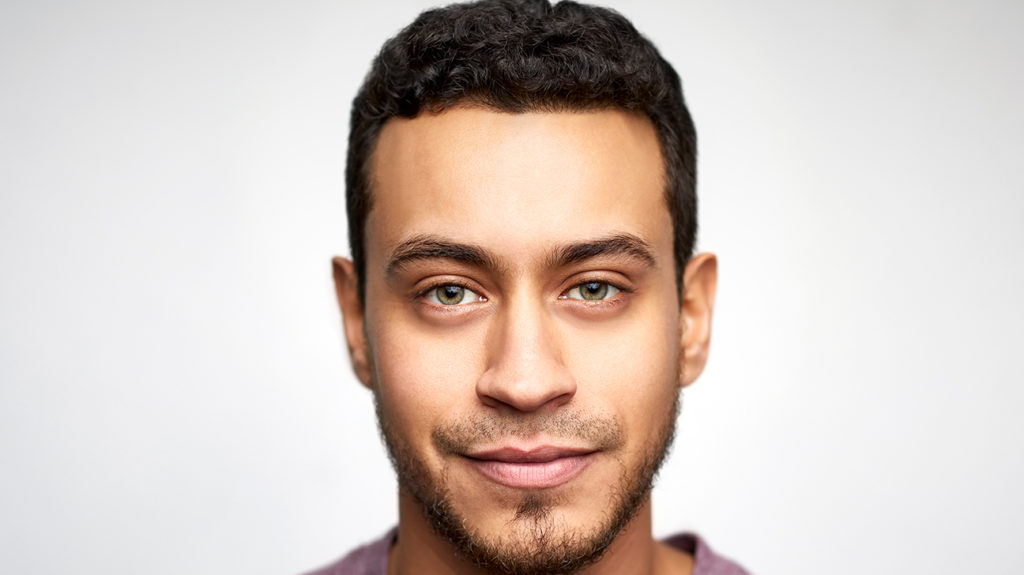
#> input picture Snapchat_Filters/CowBoy/test.jpg, 1024 x 575 px
$ python Code.py   (older library calls are emulated)
#> lines starting #> are read from the running program, lines starting #| are printed output that depends on the picture; pictures that were not available may be replaced by others from this repository, and a replacement may not be noted
from PIL import Image

img_path=input("Enter your image path here:")  #ex -> r'C:\Users\xyz\assets\p1.jpg'
#> the answer given: ../../CowBoy/test.jpg
img = Image.open(img_path)
#> img is the input picture: PIL image 1024x575 RGB; mean R, G, B 212.8, 200.1, 193.4

img = img.resize((900, 900), Image.ANTIALIAS)
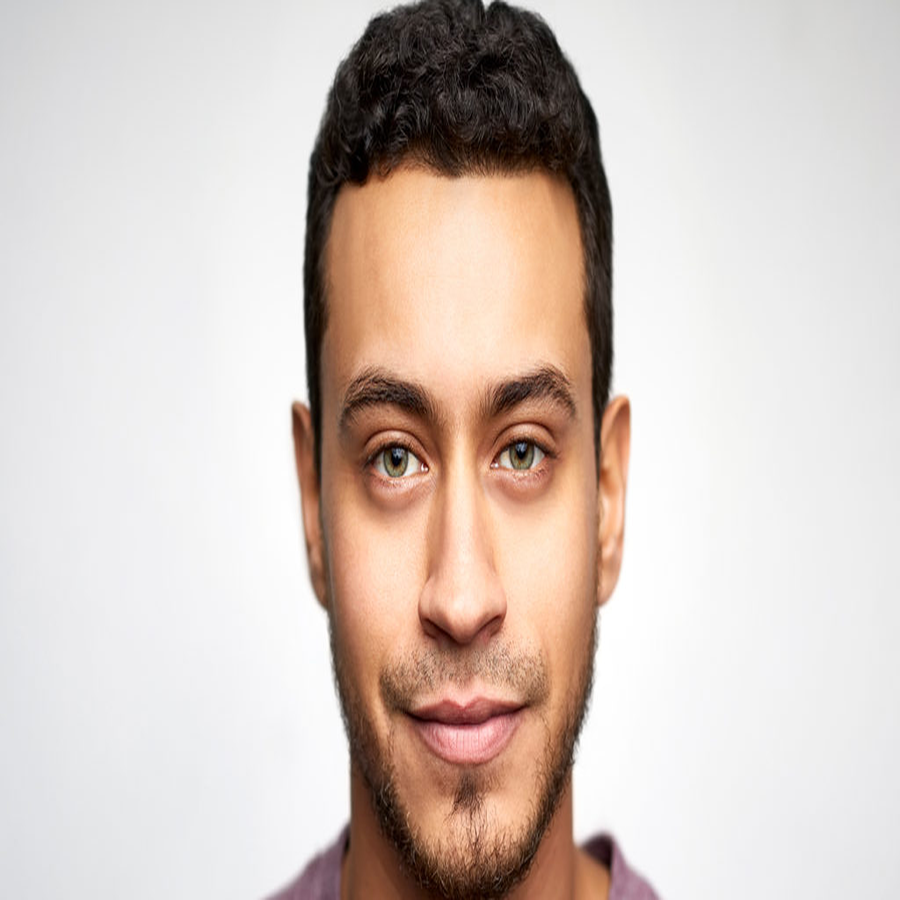
#> img: PIL image 900x900 RGB; mean R, G, B 212.8, 200.1, 193.4
img.save('resized_image.jpg')
#img.show()

filename1 =  'resized_image.jpg'

filename='rakshabandhan.png'

# Open Front Image
frontImage = Image.open(filename)

# Open Background Image
background = Image.open(filename1)

# Convert image to RGBA
frontImage = frontImage.convert("RGBA")

# Convert image to RGBA
background = background.convert("RGBA")
#> background: PIL image 900x900 RGBA


# Calculate width to be at the center
width = (background.width - frontImage.width) // 2
#> width = -62

# Calculate height to be at the center
height = (background.height - frontImage.height) // 2
#> height = 162

# Paste the frontImage at (width, height)
background.paste(frontImage, (width, height), frontImage)
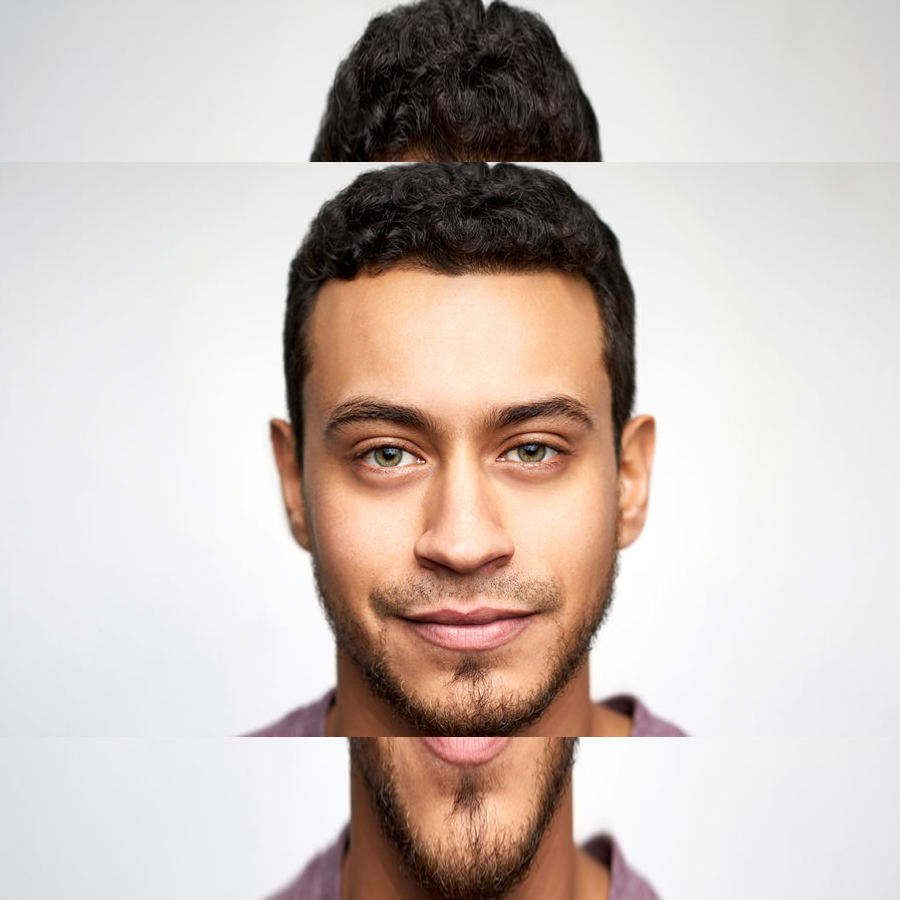
#> background: PIL image 900x900 RGBA; mean R, G, B, A 204.7, 192.6, 186.6, 255

# Save this image
background.save("Rakshabandhan Filter Image.png", format="png")
background.show()

$ run again, on Snapchat_Filters/Festive-Filters/Holi Festival Filter/holi.png
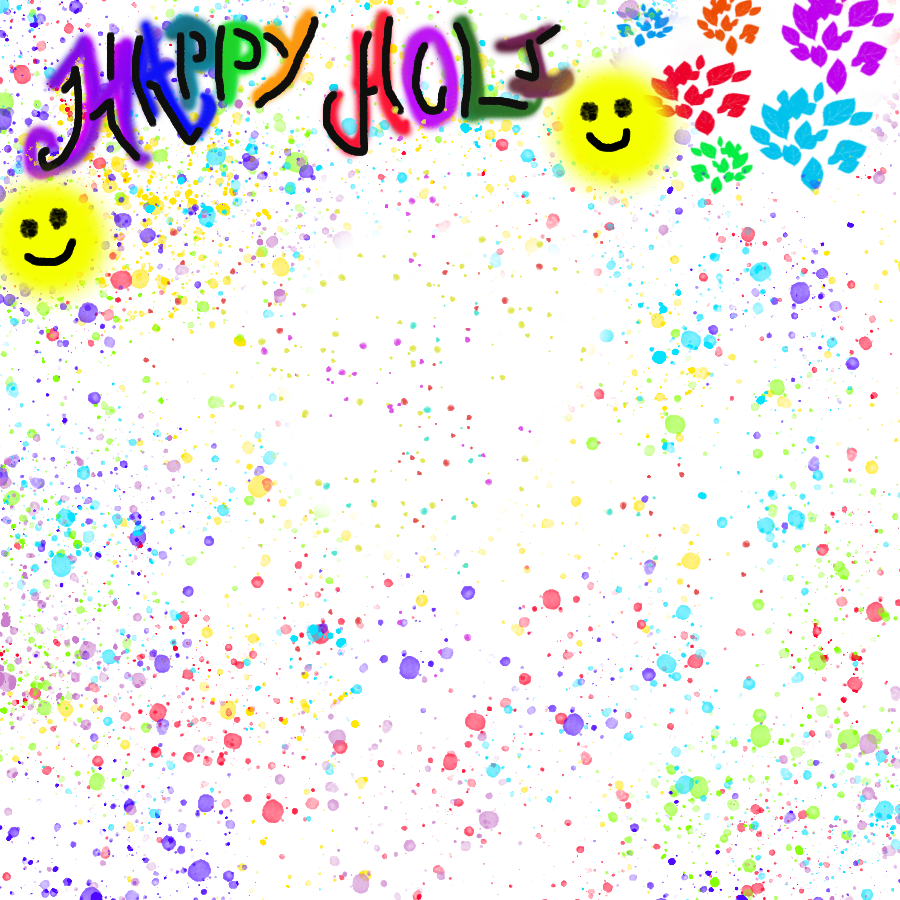
#> input picture Snapchat_Filters/Festive-Filters/Holi Festival Filter/holi.png, 900 x 900 px
#> img is the input picture: PIL image 900x900 RGBA; mean R, G, B, A 175.6, 133, 153.6, 41.4
#> `background = Image.open(filename1)`:
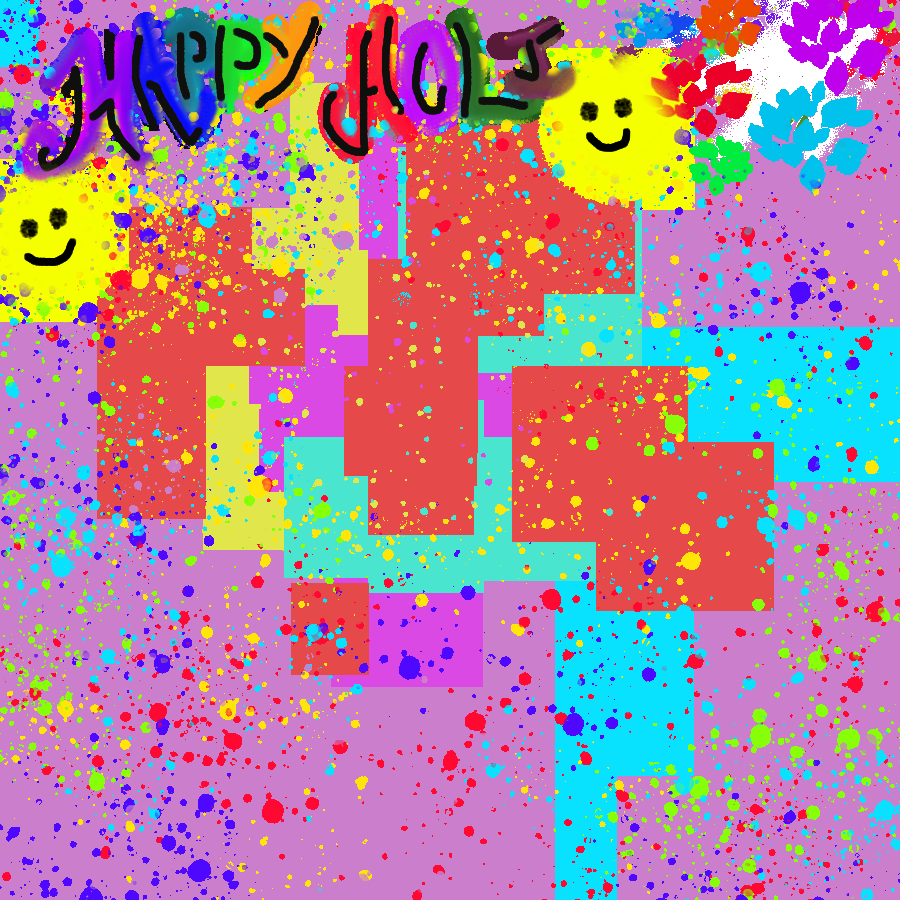
#> background: PIL image 900x900 RGB; mean R, G, B 175.6, 133, 153.6
#> `background.paste(frontImage, (width, height), frontImage)`:
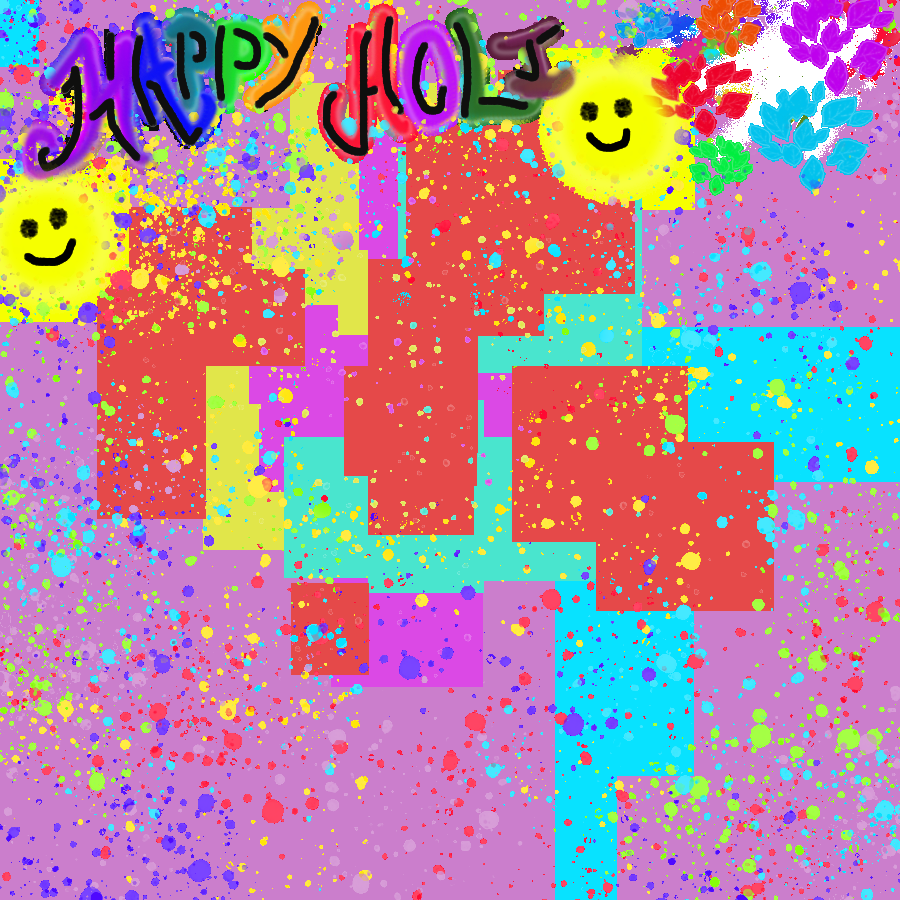
#> background: PIL image 900x900 RGBA; mean R, G, B, A 175.6, 133, 153.6, 245.6; transparent parts drawn white
